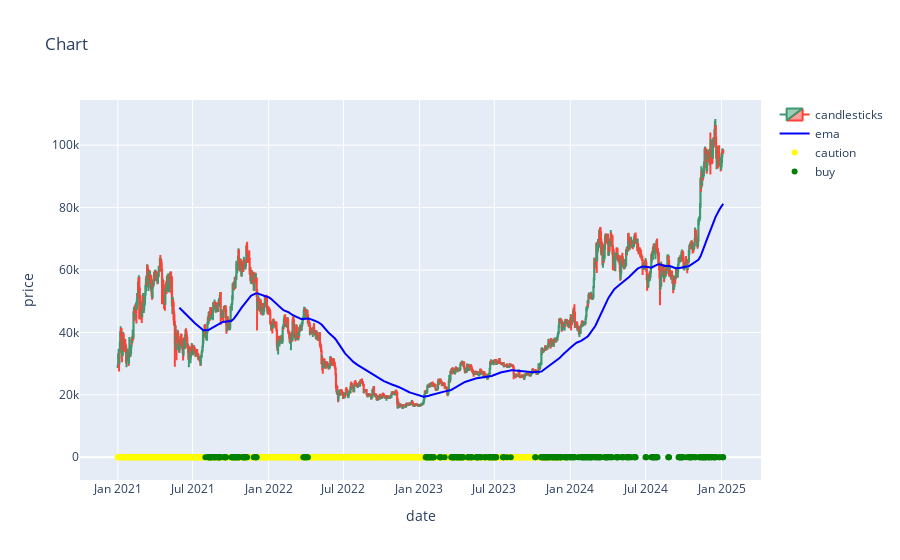

This figure's notebook cell:
### Code cell
import plotly.graph_objects as go
dft = strategy.df

fig = go.Figure()

fig.add_trace(go.Candlestick(x=dft.index,open = df['open'],close = dft['close'], low= dft['low'],high= dft['high'],name='candlesticks'))

fig.add_trace(go.Scatter(x=dft.index, y=dft['ema_trend'], mode='lines', name='ema', line=dict(color='blue')))

buy = dft[dft['signal'] == 'buy']
caution = df[dft['signal'] == 'caution']

fig.add_trace(go.Scatter(x=dft.index, y=[0]*len(caution), mode='markers', name='caution', line=dict(color='yellow')))
fig.add_trace(go.Scatter(x=buy.index, y=[0]*len(buy), mode='markers', name='buy', line=dict(color='green')))


fig.update_layout(title='Chart',
                  xaxis_title = 'date',
                  yaxis_title='price',
                  xaxis_rangeslider_visible=False,
                  hovermode='x unified')

fig.show()

### Figure 1 — Plotly figure (JSON) as saved in the notebook; plotly's stock layout.template omitted (floating-point values rounded to 4 significant figures; data arrays with more than 128 entries replaced by an {"elided": "..."} marker saying what was removed)
{"data": [{"close": {"elided": "1466 float values"}, "high": {"elided": "1466 float values"}, "low": {"elided": "1466 float values"}, "name": "candlesticks", "open": {"elided": "1466 float values"}, "type": "candlestick", "x": {"elided": "1466 str values"}}, {"line": {"color": "blue"}, "mode": "lines", "name": "ema", "type": "scatter", "x": {"elided": "1466 str values"}, "y": {"elided": "1466 float values"}}, {"line": {"color": "yellow"}, "mode": "markers", "name": "caution", "type": "scatter", "x": {"elided": "1466 str values"}, "y": {"elided": "1083 int values"}}, {"line": {"color": "green"}, "mode": "markers", "name": "buy", "type": "scatter", "x": {"elided": "382 str values"}, "y": {"elided": "382 int values"}}], "layout": {"hovermode": "x unified", "title": {"text": "Chart"}, "xaxis": {"rangeslider": {"visible": false}, "title": {"text": "date"}}, "yaxis": {"title": {"text": "price"}}}}
